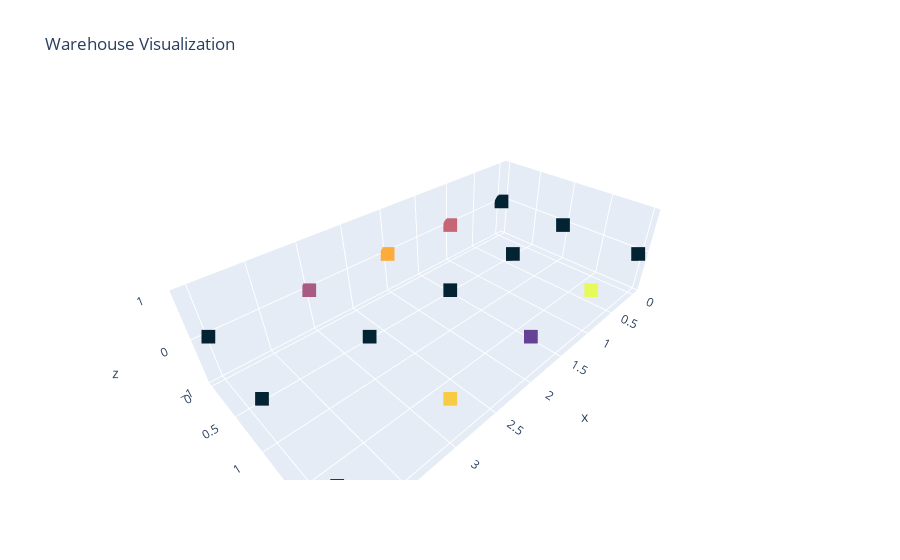

Source (notebook cell):
### Code cell
fig_new.show()

### Figure 1 — Plotly figure (JSON) as saved in the notebook; plotly's stock layout.template omitted (floating-point values rounded to 4 significant figures)
{"data": [{"customdata": [[0, -100], [0, -100], [0, -100], [15, 2], [0, -100], [27, 5], [22, 3], [0, -100], [8, 4], [13, 1], [0, -100], [24, 0], [0, -100], [0, -100], [0, -100]], "hovertemplate": "x: %{x}<br>y: %{y}<br>z: %{z}<br>Order Frequency: %{customdata[0]}<br>Product: %{customdata[1]}}", "marker": {"color": [0, 0, 0, 15, 0, 27, 22, 0, 8, 13, 0, 24, 0, 0, 0], "colorscale": [[0, "rgb(3, 35, 51)"], [0.09091, "rgb(13, 48, 100)"], [0.1818, "rgb(53, 50, 155)"], [0.2727, "rgb(93, 62, 153)"], [0.3636, "rgb(126, 77, 143)"], [0.4545, "rgb(158, 89, 135)"], [0.5455, "rgb(193, 100, 121)"], [0.6364, "rgb(225, 113, 97)"], [0.7273, "rgb(246, 139, 69)"], [0.8182, "rgb(251, 173, 60)"], [0.9091, "rgb(246, 211, 70)"], [1, "rgb(231, 250, 90)"]], "size": 5, "symbol": "square"}, "mode": "markers", "type": "scatter3d", "x": [0, 0, 0, 1, 1, 1, 2, 2, 2, 3, 3, 3, 4, 4, 4], "y": [0, 1, 2, 0, 1, 2, 0, 1, 2, 0, 1, 2, 0, 1, 2], "z": [0, 0, 0, 0, 0, 0, 0, 0, 0, 0, 0, 0, 0, 0, 0]}], "layout": {"title": {"text": "Warehouse Visualization"}}}
